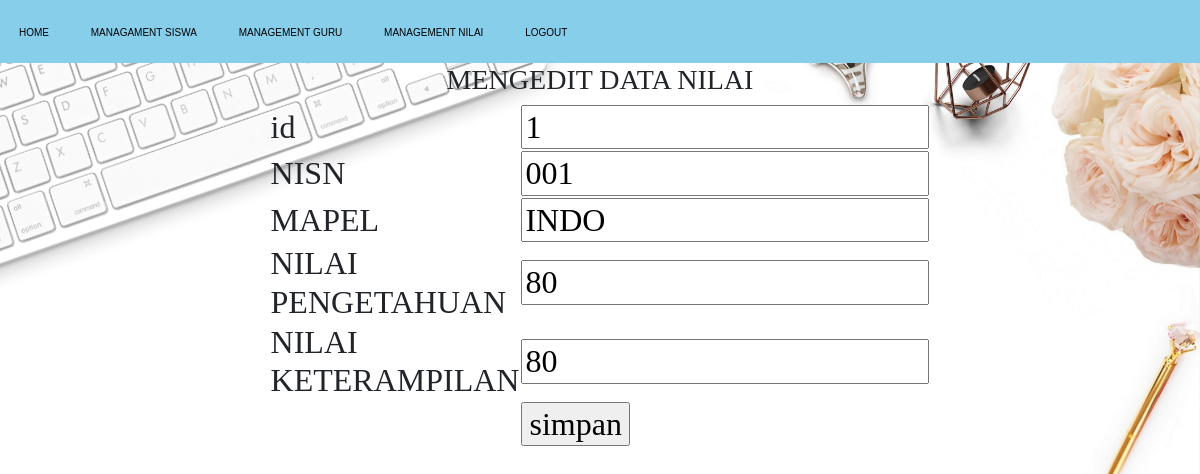
Screenshot of /editnilai.php?kode=1 with the database file from the repository.
### tables this page shows
CREATE TABLE `nilai` (
  `id` int(11) NOT NULL,
  `NISN` varchar(12) NOT NULL,
  `mapel` varchar(15) NOT NULL,
  `nilai1` int(11) NOT NULL,
  `nilai2` int(11) NOT NULL,
  `nilai3` int(11) NOT NULL,
  `siswa_nisn` varchar(12) NOT NULL
);

### editnilai.php (the view, shortened to what this page needs)
<!DOCTYPE html>
<html lang="en">
<head>
    <link rel="stylesheet" href="bootstrap-5.2.3-dist/css/bootstrap.css">
</head>
<body>
<header>
        <ul>
        <li><a href="home.php">HOME</a></li>
            <li><a href="datasiswa.php">MANAGAMENT SISWA</a></li>
            <li><a href="dataguru.php">MANAGEMENT GURU</a></li>
            <li><a href="datanilai.php">MANAGEMENT NILAI</a></li>
            <li><a href="logout.php">LOGOUT</a></li>
        </ul>
    </header>
<?php
    include "koneksi.php";
    $sql=mysqli_query($koneksi,"select * from nilai where id='$_GET[kode]'");
    $data=mysqli_fetch_array($sql);
?>
<h3 align="center">MENGEDIT DATA NILAI<h2>
<form action="" method="POST">
<table align="center">
    <tr>
        <td width="150">id</td>
        <td><input type="text" name="id" value="<?php echo $data['id'];?>"></td>
    </tr>
    <tr>
        <td>NISN</td>
        <td><input typr="text" name="NISN" value="<?php echo $data['NISN'];?>"></td>
    </tr>
    <tr>
        <td>MAPEL</td>
        <td><input type="text" name="mapel" value="<?php echo $data['mapel'];?>"></td>
    </tr>
    <tr>
        <td>NILAI PENGETAHUAN</td>
        <td><input type="text" name="nilai1" value="<?php echo $data['nilai1'];?>"></td>
    </tr>
    <tr>
        <td>NILAI KETERAMPILAN</td>
        <td><input typr="text" name="nilai2" value="<?php echo $data['nilai2'];?>"></td>
    </tr>
    <tr>
        <td></td>
        <td><input type="submit" value="simpan" name="proses"></td>
    </tr>
</table>
</form>
</body>
</html>

### editnilai.php (style rules this page uses)
body { padding : 0; margin : 0; font-size:15px; background-image: url("img/pexels-brand-&-palms-768938.jpg"); background-size:cover; font-family:times; }
ul { list-style-type:none; margin:0; padding:0; overflow:hidden; background-color:rgb(135, 206, 235); position:sticky; }
li { margin:auto; padding: 20px 19px; display: inline-block; }
a { color:black; text-decoration:none; font-size:10px; font-family:sans-serif; }

### rows the page displays
nilai: id "1", NISN "001", mapel "INDO", nilai1 "80", nilai2 "80"
